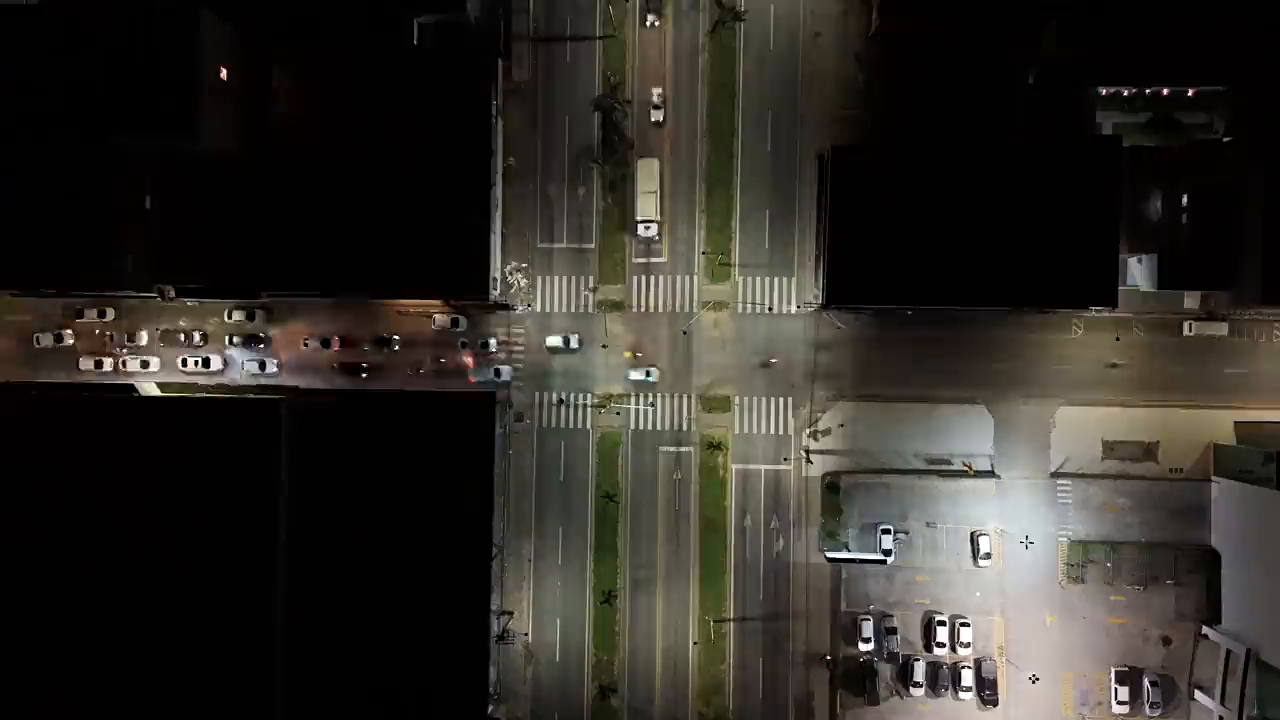
#> input picture frame 0 of samples/288312_tiny.mp4, 1280 x 720 px
$ jupyter execute --allow-errors count.ipynb   (shell and % lines are left out)
#> lines starting #> are read from the running program, lines starting #| are printed output that depends on the picture; after the words box and inside, x2 and y2 are one past the last pixel; in counts of white or black regions, pixels touching at a corner belong together
[cell 1]
from pathlib import Path


from libreyolo import LibreYOLO
IMAGE_SIZE = 640
BATCH_SIZE = 16

#> (a cell that did not finish here is left out)

[cell 3]
import cv2
import numpy as np

video_path = "samples/288312_tiny.mp4"
cap = cv2.VideoCapture(video_path)

if not cap.isOpened():
    raise RuntimeError(f"Could not open video: {video_path}")

[cell 4]
# Define a region of interest in image coordinates.
roi_pts = np.array(
    [(3, 278), (489, 290), (492, 403), (3, 393)],
    dtype=np.int32,
)
roi_pts = roi_pts.reshape((-1, 1, 2))

[cell 5]
import matplotlib.pyplot as plt

# Ensure the video starts from the first frame
cap.set(cv2.CAP_PROP_POS_FRAMES, 0)

success, sample_frame = cap.read()
#> sample_frame is the input picture: shape (720, 1280, 3); mean B, G, R 38.7, 44, 46.7
if not success:
    raise RuntimeError("Could not read a sample frame from the video.")

# Copy and draw the ROI on top of the sample frame
preview = sample_frame.copy()
cv2.polylines(preview, [roi_pts], isClosed=True, color=(0, 0, 255), thickness=2)
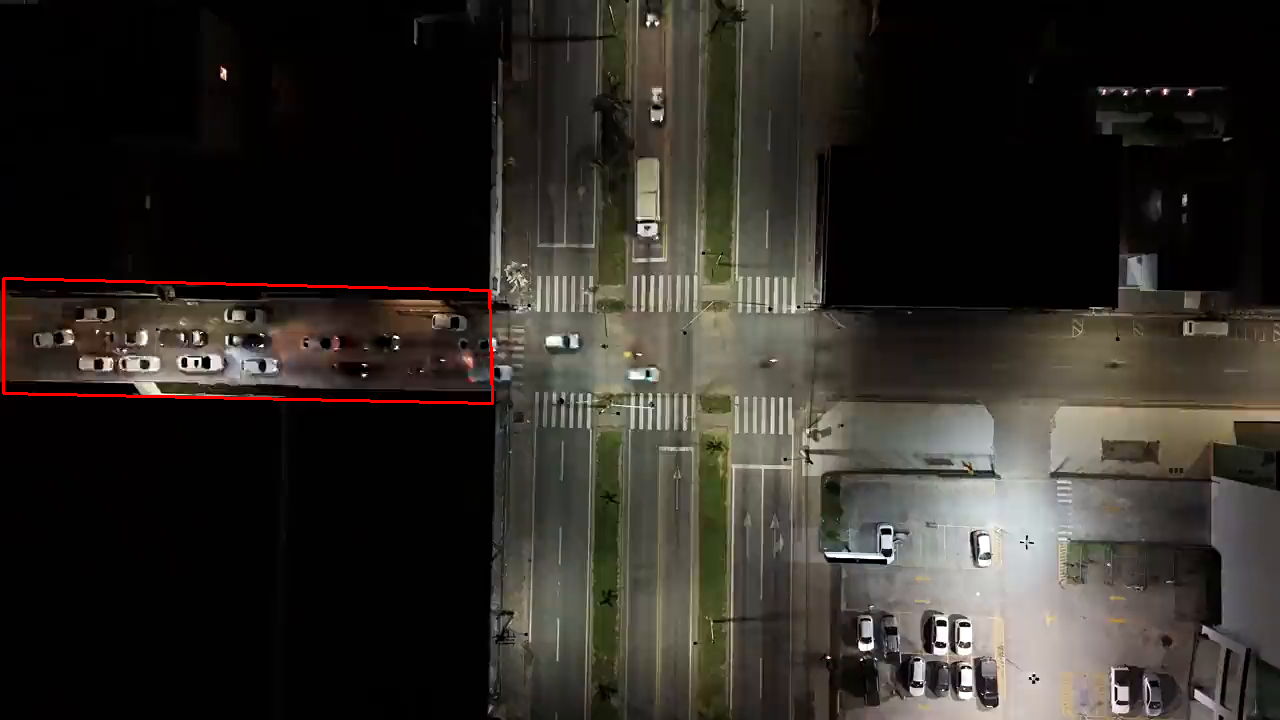
#> preview: shape (720, 1280, 3); 0.39% of pixels changed, all inside (x1, y1, x2, y2) = (2, 277, 494, 405)
cv2.putText(
    preview,
    "ROI",
    (roi_pts[0][0][0] + 10, roi_pts[0][0][1] - 10),
    cv2.FONT_HERSHEY_SIMPLEX,
    0.7,
    (0, 0, 255),
    2,
)
#> preview: shape (720, 1280, 3); 0.03% of pixels changed, all inside (x1, y1, x2, y2) = (15, 252, 48, 270)

# Display it in the notebook
preview_rgb = cv2.cvtColor(preview, cv2.COLOR_BGR2RGB)
plt.figure(figsize=(12, 7))
plt.imshow(preview_rgb)
plt.title("Sample frame with ROI overlay")
plt.axis("off")
plt.show()

# Reset the video so the next cell can process from the beginning
cap.set(cv2.CAP_PROP_POS_FRAMES, 0)
